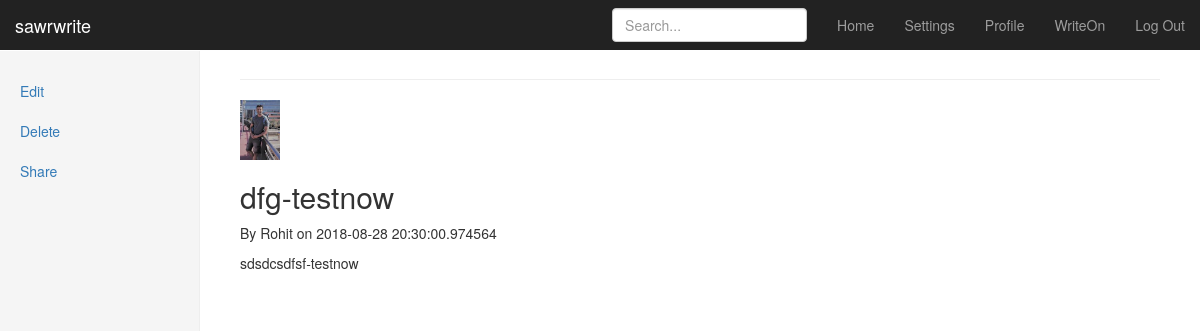
Page /1 (signed in) on the committed database.
### app/app.py (models this page shows)
class Post(UserMixin, db.Model):
	id = db.Column(db.Integer, primary_key=True)
	title = db.Column(db.String(100), nullable=False)
	date_posted = db.Column(db.DateTime, nullable=False, default=datetime.utcnow)
	content = db.Column(db.Text, nullable=False)
	user_id = db.Column(db.Integer, db.ForeignKey('user.id'), nullable=False)

class User(UserMixin, db.Model):
	id = db.Column(db.Integer, primary_key=True)
	firstname = db.Column(db.String(20))
	lastname = db.Column(db.String(20))
	username = db.Column(db.String(50), unique=True)
	image_file = db.Column(db.String(20), nullable=False, default='default.jpg')
	email = db.Column(db.String(50), unique=True)
	password = db.Column(db.String(80))
	posts = db.relationship('Post', backref='author', lazy=True)

### app/app.py (the view)
@app.route("/<int:post_id>")
def post(post_id):
	post =Post.query.get_or_404(post_id)
	img_file = url_for('static', filename='display_pics/' + current_user.image_file)
	return render_template('post.html',  image_file=img_file, title=post.title, post=post)

### app/app.py (called while the page is built)
@login_manager.user_loader
def load_user(user_id):
	return User.query.get(int(user_id))

### app/templates/post.html (shortened to what this page needs)
{% extends "bootstrap/base.html" %}
{% block styles %}
{{super()}}
<link rel="stylesheet" href="{{url_for('.static', filename='dashboard.css')}}">
{% endblock %}
{% block content %}
    <nav class="navbar navbar-inverse navbar-fixed-top">
      <div class="container-fluid">
        <div class="navbar-header">
          <a class="navbar-brand" href="#">sawrwrite</a>
        </div>
        <div id="navbar" class="navbar-collapse collapse">
          <ul class="nav navbar-nav navbar-right">
            <li><a href="{{ url_for('dashboard') }}">Home</a></li>
            <li><a href="#">Settings</a></li>
            <li><a href="{{ url_for('profile') }}">Profile</a></li>
            <li><a href="{{ url_for('notepad') }}">WriteOn</a></li>
            <li><a href="{{ url_for('logout') }}">Log Out</a></li>
          </ul>
          <form class="navbar-form navbar-right">
            <input type="text" class="form-control" placeholder="Search...">
          </form>
        </div>
      </div>
    </nav>
    <div class="container-fluid">
      <div class="row">
        <div class="col-sm-3 col-md-2 sidebar">
          <ul class="nav nav-sidebar">
            <li><a href="{{ url_for('my_blog') }}">Edit</a></li>
            <li><a href="#">Delete</a></li>
            <li><a href="#">Share</a></li>
          </ul>
        </div>
        <div class="col-sm-9 col-sm-offset-3 col-md-10 col-md-offset-2 main">
          <h1 class="page-header">{{ name }}</h1>
         </body>
          <article class="media content section">
           <div class="media-body">
            <div class="article-metadata">
          <img src="{{ image_file }}" width="40" height="40" class="img-responsive" alt="Generic placeholder thumbnail">
           <h2 class="article-title">{{ post.title }} </h2>
           <p class="article-content">By {{ post.author.firstname }} on {{ post.date_posted }} </p>
           <p class="article-content">{{ post.content }} </p>
         </div>
          </article>
         <body>
{% endblock %}

### app/static/dashboard.css (style rules this page uses)
body { padding-top: 50px; }
.navbar-fixed-top { border: 0; }
.sidebar { display: none; }
@media (min-width: 768px) { .sidebar { position: fixed; top: 51px; bottom: 0; left: 0; z-index: 1000; display: block; padding: 20px; overflow-x: hidden; overflow-y: auto; background-color: #f5f5f5; border-right: 1px solid #eee; } }
.nav-sidebar { margin-right: -21px; margin-bottom: 20px; margin-left: -20px; }
.nav-sidebar > li > a { padding-right: 20px; padding-left: 20px; }
.main { padding: 20px; }
@media (min-width: 768px) { .main { padding-right: 40px; padding-left: 40px; } }
.main .page-header { margin-top: 0; }

### rows in the picture
Post: title "dfg-testnow", date_posted "2018-08-28 20:30:00.974564", content "sdsdcsdfsf-testnow"
User: author.firstname "Rohit"
